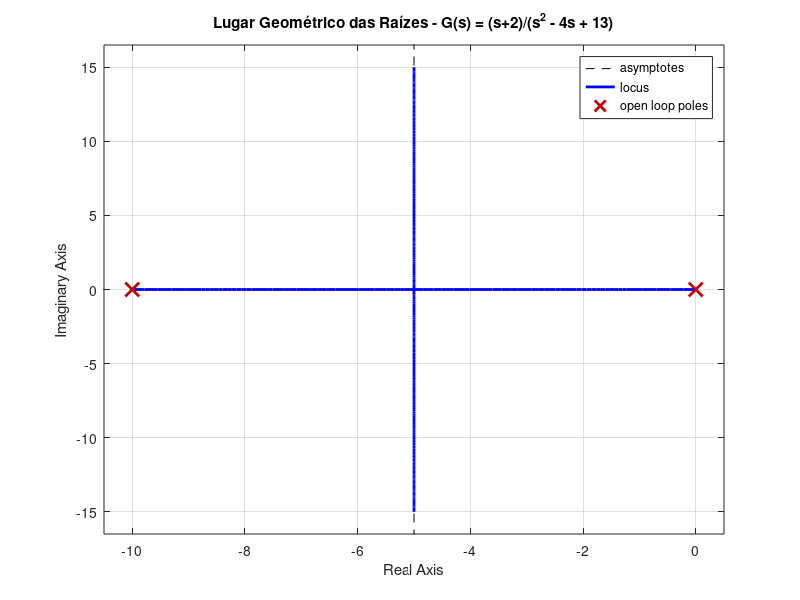

This chart was generated by the following MATLAB code: (Note: this script raises an error after producing the figure.)
% Definindo o numerador e denominador
num = [1];          % s + 2
den = [1 10 0];      % s^2 + 10s + 0

% Criando a função de transferência
sys = tf(num, den);

% Plotando o Lugar das Raízes
rlocus(sys);
grid on;
title('Lugar Geométrico das Raízes - G(s) = (s+2)/(s^2 - 4s + 13)');




[p, z, LS, sigma_A, phi_A, sigma_out, w_cross, phi_in, theta_out] = root_locus_out(num, den);
    
    
function [p, z, LS, sigma_A, phi_A, sigma_out, w_cross, phi_in, theta_out] = root_locus_out(num, den)
    % Entrada:
    % num: Coeficientes do Numerador, do maior para o menor grau
    % den: Coeficientes do Denominador, do maior para o menor grau
    
    % Saída:
    % p: Polos de Malha Aberta
    % z: Zeros de Malha Aberta
    % LS: Número de Lugares Separados
    % Sigma_A: Ponto de partida das Assíntotas
    % Phi_A: Ângulo de Partida das Assíntotas
    % sigma_out: Pontos de Saída do Eixo Real
    % w_cross: Cruzamento do eixo imaginário
    % phi_in:  Ângulo de Entrada dos Zeros Complexos
    % theta_out: Ângulo de Saída dos Polos Complexos
    
    
    % Cálculo dos Polos e Zeros
    p = roots(den);
    z = roots(num);
    
    Np = length(p);
    Nz = length(z);
    
    % Cálculo dos Ângulos de Saída se Houver Polos Complexos
    theta_out = [];
    for i = 1:Np
        p_i = p(i);
        if imag(p_i) > 0
            theta_out(end+1) = pi - sum(angle(p_i - p(p ~= p_i))) + sum(angle(p_i - z));
        end
    end
    
    
    % Cálculo dos Ângilos de Entrada se Houver Zeros Complexos
    phi_in = [];
    for j = 1:Nz
        z_j = z(j);
        if imag(z_j) ~= 0
            phi_in(end+1) = pi - sum(angle(z_j - p)) + sum(angle(z_j - z(z ~= z_j)));
        end
    end
    
    % Conversão para graus
    phi_in = phi_in .*(180)/(pi);
    
    theta_out = theta_out .*(180)/(pi);

    % Número de Lugares Separados
    LS = max(Np, Nz);
    
    % Número de Polos Tendendo a zeros Infinitos Por Assíntotas
    N_A = Np - Nz;
    
    % Cálculo da Ângulação das Assíntotas
    q = 0:1:N_A-1;
    
    phi_A = ((2*q + 1)/(N_A)).* 180;
    
    sigma_A = real(sum(p) - sum(z))/N_A;
    
    % Cálculo Simbólico para Derivada e suas Raízes, Calculando K = -D(s)/N(s)
    syms s w K real
    
    D_s = 0;
    for i = 0:Np
        D_s = D_s + den(Np-i+1)*s^(i);
    end
    
    N_s = 0;
    for j = 0:Nz
        N_s = N_s + num(Nz+1-j)*s^(j);
    end
    
    % p(s) = D_s/N_s;
    P_s = D_s/N_s;

    sigma_out = double(real( solve(diff(P_s, s) == 0, s) ));
    
    % Denominador de Malha Fechada N(s) + K*D(s) para Routh Hurwitz
    den_mf = N_s + K*D_s;
    
    eq = subs(den_mf, s, 1i*w);
    
    eq_real = real(eq);
    eq_imag = imag(eq);
    
    sol = solve([eq_real == 0, eq_imag == 0], [w, K]);
    
    K_cross = double(sol.K);
    w_cross = double(sol.w);
    
    idx = K_cross> 0;
    
    % Pega os cruzamentos apenas para K>0
    w_cross = w_cross(idx);
    
    
end
